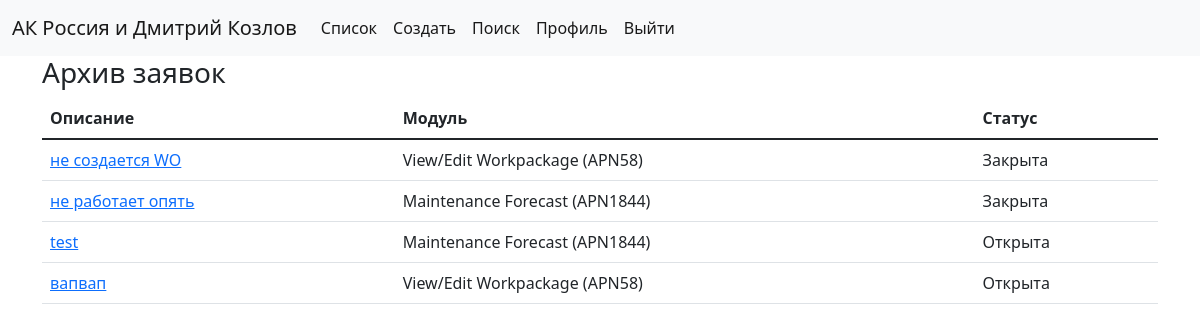
Page /account/archive/ (signed in) on the earlier database version.
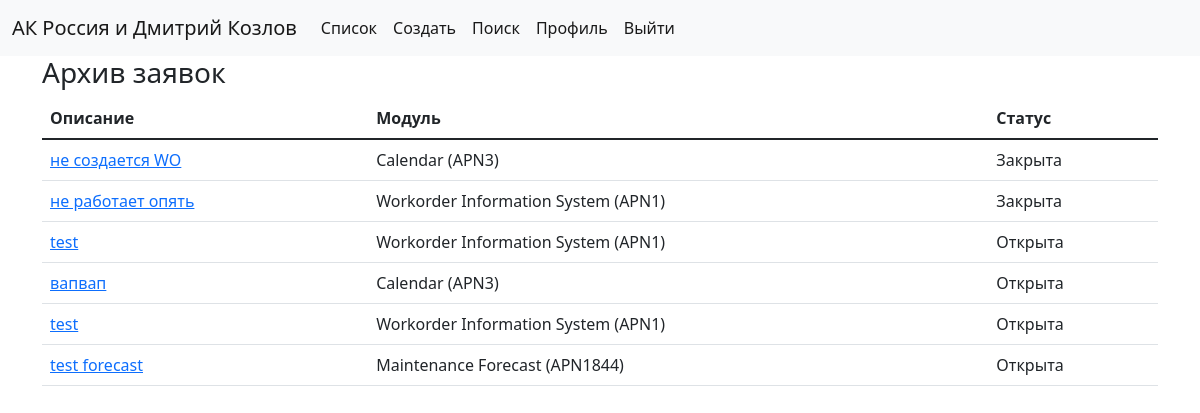
Same page on the later database version.
### cases/models.py (models this page shows, shortened)
class Case(models.Model):
    title = models.CharField(max_length=255)
    description = models.TextField()
    module = models.ForeignKey(AMOSModule, on_delete=models.CASCADE)
    docfile = models.FileField(upload_to=case_directory_path, blank=True, null=True)
    author = models.ForeignKey(User, on_delete=models.SET_NULL, blank=True, null=True)
    created = models.DateTimeField(auto_now_add=True)
    active = models.BooleanField(default=True)
    def get_absolute_url(self):
        return reverse('cases:detail', args=[str(self.id)])

class AMOSModule(models.Model):
    apn = models.IntegerField()
    name = models.CharField(max_length=155)
    def __str__(self):
        return f"{self.name} (APN{self.apn})"

### account/views.py (the view)
# urls.py: path('archive/', ArchiveView.as_view(), name='archive'),
class ArchiveView(LoginRequiredMixin, View):
    template_name = 'account/archive.html'
    def get(self, request):
        items = Case.objects.select_related('module', 'author').filter(author=request.user)
        context = {
            'items': items
        }
        return render(request, template_name=self.template_name, context=context)

### account/models.py (called while the page is built)
    def __str__(self):
        return self.airline

### account/templates/account/archive.html (shortened to what this page needs)
{% extends "cases/base.html" %}
{% block content %}
    <h3>Архив заявок</h3>
        {% include 'account/snippets/table.html' with items=items %}
{% endblock %}

### account/templates/account/snippets/table.html
<table class="table">
  <thead>
    <tr>
      <th scope="col">Описание</th>
      <th scope="col">Модуль</th>
      <th scope="col">Статус</th>
    </tr>
  </thead>
  <tbody>
  {% for item in items %}
    <tr>
      <td><a href="{{ item.get_absolute_url }}">{{ item.title }}</a></td>
      <td>{{ item.module }}</td>
      <td>{% if item.active %}Открыта{% else %}Закрыта{% endif %}</td>
    </tr>
  {% endfor %}
  </tbody>
</table>

Differences in the rows shown:
changed through a linked row, Case "не создается WO": module "View/Edit Workpackage (APN58)" → "Calendar (APN3)"
changed through a linked row, Case "не работает опять": module "Maintenance Forecast (APN1844)" → "Workorder Information System (APN1)"
changed through a linked row, Case (number 3 of 6 on the later page): module "Maintenance Forecast (APN1844)" → "Workorder Information System (APN1)"
changed through a linked row, Case "вапвап": module "View/Edit Workpackage (APN58)" → "Calendar (APN3)"
added Case: title "test", module "Workorder Information System (APN1)", active "Открыта"
added Case: title "test forecast", module "Maintenance Forecast (APN1844)", active "Открыта"
